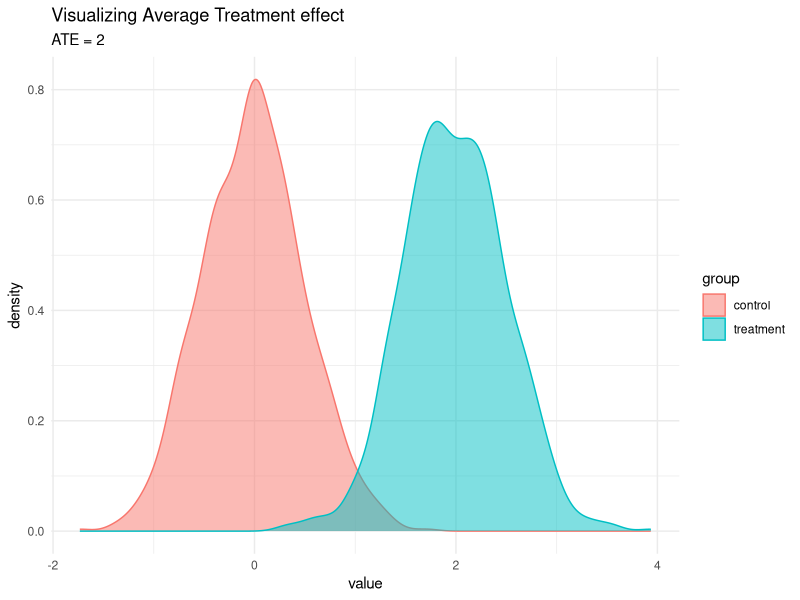

Recreate this plot in R.
set.seed(614)
library(Matching)
library(ggplot2)

ate <- 2

control <- rnorm(1000, mean = 0, sd = .5)
treatment <- rnorm(1000, mean = 0 + ate, sd = .5)

control_df <- data.frame(group = "control", value = control)
treatment_df <- data.frame(group = "treatment", value = treatment)
observed <- rbind(control_df, treatment_df)

ggplot(data = observed, aes(x = value)) + geom_density(aes(fill = group, color = group), alpha = .5) + theme_minimal() + ggtitle("Visualizing Average Treatment effect", subtitle = "ATE = 2")
